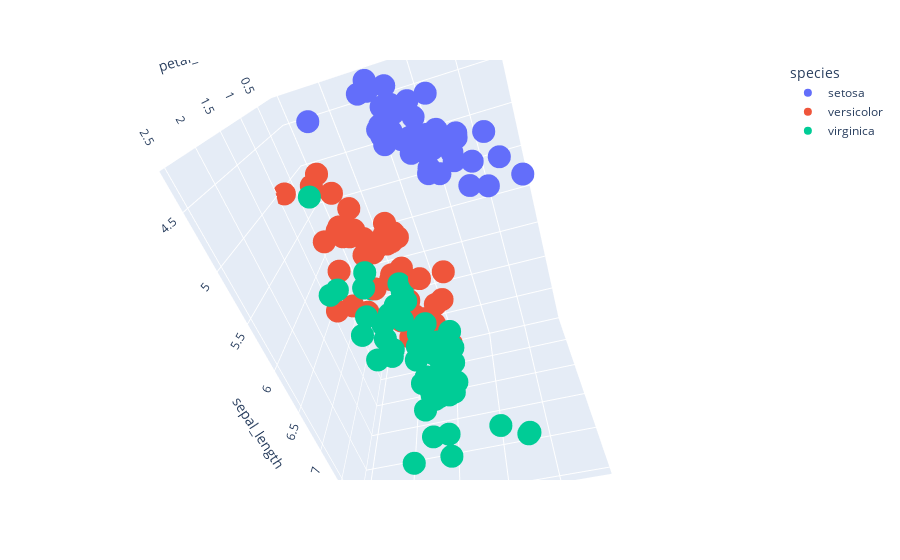

The notebook cell this image was saved under:
### Code cell


### Figure 1 — Plotly figure (JSON) as saved in the notebook; plotly's stock layout.template omitted (floating-point values rounded to 4 significant figures)
{"data": [{"hovertemplate": "species=setosa<br>sepal_length=%{x}<br>sepal_width=%{y}<br>petal_width=%{z}<extra></extra>", "legendgroup": "setosa", "marker": {"color": "#636efa", "symbol": "circle"}, "mode": "markers", "name": "setosa", "scene": "scene", "showlegend": true, "type": "scatter3d", "x": [5.1, 4.9, 4.7, 4.6, 5, 5.4, 4.6, 5, 4.4, 4.9, 5.4, 4.8, 4.8, 4.3, 5.8, 5.7, 5.4, 5.1, 5.7, 5.1, 5.4, 5.1, 4.6, 5.1, 4.8, 5, 5, 5.2, 5.2, 4.7, 4.8, 5.4, 5.2, 5.5, 4.9, 5, 5.5, 4.9, 4.4, 5.1, 5, 4.5, 4.4, 5, 5.1, 4.8, 5.1, 4.6, 5.3, 5], "y": [3.5, 3, 3.2, 3.1, 3.6, 3.9, 3.4, 3.4, 2.9, 3.1, 3.7, 3.4, 3, 3, 4, 4.4, 3.9, 3.5, 3.8, 3.8, 3.4, 3.7, 3.6, 3.3, 3.4, 3, 3.4, 3.5, 3.4, 3.2, 3.1, 3.4, 4.1, 4.2, 3.1, 3.2, 3.5, 3.1, 3, 3.4, 3.5, 2.3, 3.2, 3.5, 3.8, 3, 3.8, 3.2, 3.7, 3.3], "z": [0.2, 0.2, 0.2, 0.2, 0.2, 0.4, 0.3, 0.2, 0.2, 0.1, 0.2, 0.2, 0.1, 0.1, 0.2, 0.4, 0.4, 0.3, 0.3, 0.3, 0.2, 0.4, 0.2, 0.5, 0.2, 0.2, 0.4, 0.2, 0.2, 0.2, 0.2, 0.4, 0.1, 0.2, 0.1, 0.2, 0.2, 0.1, 0.2, 0.2, 0.3, 0.3, 0.2, 0.6, 0.4, 0.3, 0.2, 0.2, 0.2, 0.2]}, {"hovertemplate": "species=versicolor<br>sepal_length=%{x}<br>sepal_width=%{y}<br>petal_width=%{z}<extra></extra>", "legendgroup": "versicolor", "marker": {"color": "#EF553B", "symbol": "circle"}, "mode": "markers", "name": "versicolor", "scene": "scene", "showlegend": true, "type": "scatter3d", "x": [7, 6.4, 6.9, 5.5, 6.5, 5.7, 6.3, 4.9, 6.6, 5.2, 5, 5.9, 6, 6.1, 5.6, 6.7, 5.6, 5.8, 6.2, 5.6, 5.9, 6.1, 6.3, 6.1, 6.4, 6.6, 6.8, 6.7, 6, 5.7, 5.5, 5.5, 5.8, 6, 5.4, 6, 6.7, 6.3, 5.6, 5.5, 5.5, 6.1, 5.8, 5, 5.6, 5.7, 5.7, 6.2, 5.1, 5.7], "y": [3.2, 3.2, 3.1, 2.3, 2.8, 2.8, 3.3, 2.4, 2.9, 2.7, 2, 3, 2.2, 2.9, 2.9, 3.1, 3, 2.7, 2.2, 2.5, 3.2, 2.8, 2.5, 2.8, 2.9, 3, 2.8, 3, 2.9, 2.6, 2.4, 2.4, 2.7, 2.7, 3, 3.4, 3.1, 2.3, 3, 2.5, 2.6, 3, 2.6, 2.3, 2.7, 3, 2.9, 2.9, 2.5, 2.8], "z": [1.4, 1.5, 1.5, 1.3, 1.5, 1.3, 1.6, 1, 1.3, 1.4, 1, 1.5, 1, 1.4, 1.3, 1.4, 1.5, 1, 1.5, 1.1, 1.8, 1.3, 1.5, 1.2, 1.3, 1.4, 1.4, 1.7, 1.5, 1, 1.1, 1, 1.2, 1.6, 1.5, 1.6, 1.5, 1.3, 1.3, 1.3, 1.2, 1.4, 1.2, 1, 1.3, 1.2, 1.3, 1.3, 1.1, 1.3]}, {"hovertemplate": "species=virginica<br>sepal_length=%{x}<br>sepal_width=%{y}<br>petal_width=%{z}<extra></extra>", "legendgroup": "virginica", "marker": {"color": "#00cc96", "symbol": "circle"}, "mode": "markers", "name": "virginica", "scene": "scene", "showlegend": true, "type": "scatter3d", "x": [6.3, 5.8, 7.1, 6.3, 6.5, 7.6, 4.9, 7.3, 6.7, 7.2, 6.5, 6.4, 6.8, 5.7, 5.8, 6.4, 6.5, 7.7, 7.7, 6, 6.9, 5.6, 7.7, 6.3, 6.7, 7.2, 6.2, 6.1, 6.4, 7.2, 7.4, 7.9, 6.4, 6.3, 6.1, 7.7, 6.3, 6.4, 6, 6.9, 6.7, 6.9, 5.8, 6.8, 6.7, 6.7, 6.3, 6.5, 6.2, 5.9], "y": [3.3, 2.7, 3, 2.9, 3, 3, 2.5, 2.9, 2.5, 3.6, 3.2, 2.7, 3, 2.5, 2.8, 3.2, 3, 3.8, 2.6, 2.2, 3.2, 2.8, 2.8, 2.7, 3.3, 3.2, 2.8, 3, 2.8, 3, 2.8, 3.8, 2.8, 2.8, 2.6, 3, 3.4, 3.1, 3, 3.1, 3.1, 3.1, 2.7, 3.2, 3.3, 3, 2.5, 3, 3.4, 3], "z": [2.5, 1.9, 2.1, 1.8, 2.2, 2.1, 1.7, 1.8, 1.8, 2.5, 2, 1.9, 2.1, 2, 2.4, 2.3, 1.8, 2.2, 2.3, 1.5, 2.3, 2, 2, 1.8, 2.1, 1.8, 1.8, 1.8, 2.1, 1.6, 1.9, 2, 2.2, 1.5, 1.4, 2.3, 2.4, 1.8, 1.8, 2.1, 2.4, 2.3, 1.9, 2.3, 2.5, 2.3, 1.9, 2, 2.3, 1.8]}], "layout": {"autosize": true, "dragmode": "zoom", "legend": {"title": {"text": "species"}, "tracegroupgap": 0}, "margin": {"t": 60}, "scene": {"aspectmode": "auto", "aspectratio": {"x": 1.31, "y": 0.8736, "z": 0.8736}, "camera": {"center": {"x": 2.22e-16, "y": 0, "z": 0}, "eye": {"x": -0.8248, "y": 0.3016, "z": 1.557}, "projection": {"type": "perspective"}, "up": {"x": -0.8375, "y": 0.2413, "z": -0.4903}}, "domain": {"x": [0, 1], "y": [0, 1]}, "dragmode": "orbit", "xaxis": {"title": {"text": "sepal_length"}, "type": "linear"}, "yaxis": {"title": {"text": "sepal_width"}, "type": "linear"}, "zaxis": {"title": {"text": "petal_width"}, "type": "linear"}}}}
